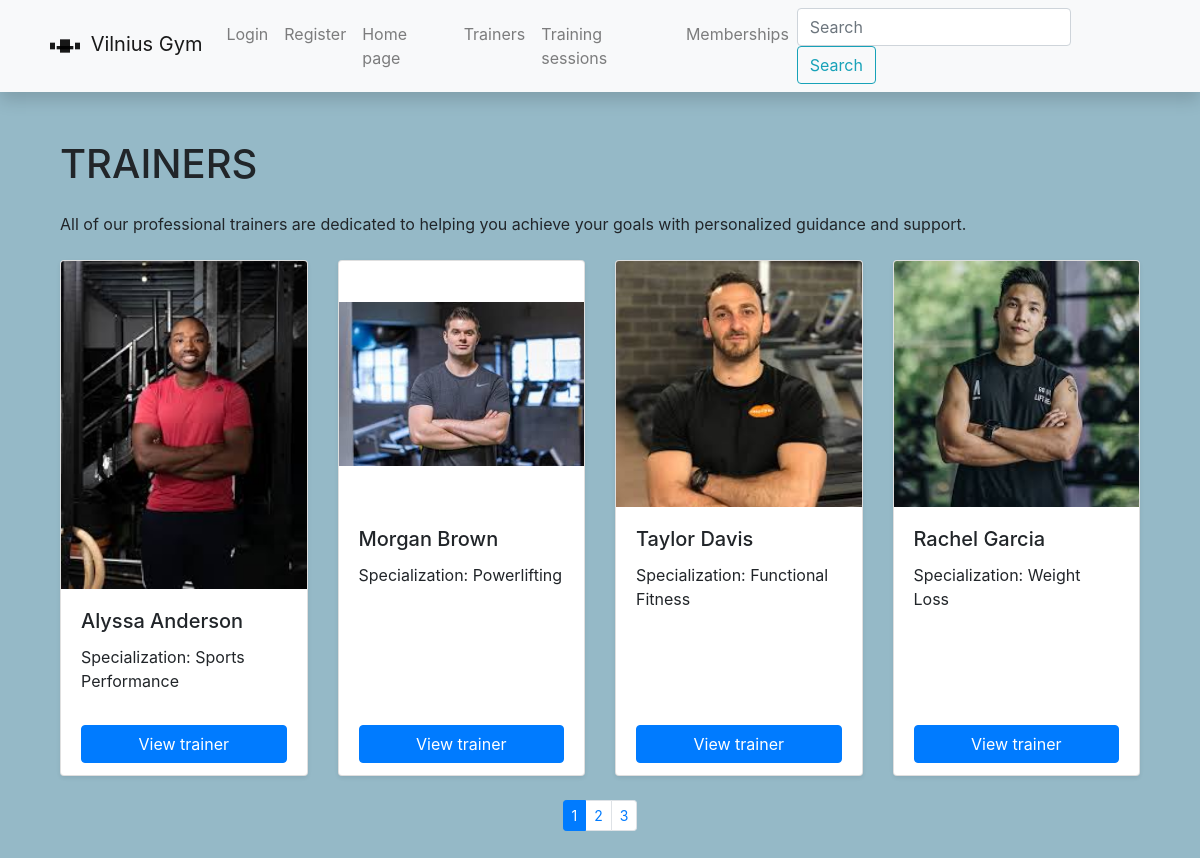
Page /gym/trainers/ on the committed database.
### gym/models.py (models this page shows, shortened)
class Trainer(models.Model):
    first_name = models.CharField('Name', max_length=50, help_text='Enter your name')
    last_name = models.CharField('Surname', max_length=50, help_text='Enter your surname')
    email = models.CharField('Email', max_length=50, help_text="Enter email adress")
    specialization = models.CharField('Specialization', max_length=100, default='Specialization....')
    professional_history = HTMLField()
    cover = models.ImageField(upload_to='covers/trainer_covers', blank=True, null=True)
    class Meta:
        ordering = ('last_name', 'first_name')

### gym/views.py (the view)
# urls.py: path('trainers/', views.get_trainers, name='trainers-all'),
def get_trainers(request):
    trainers = Trainer.objects.all()
    paginator = Paginator(trainers, 4)
    page_number = request.GET.get('page')
    paged_trainers = paginator.get_page(page_number)
    context = {'trainers': paged_trainers}
    return render(request, 'trainers.html', context=context)

### gym/templates/trainers.html
{% extends 'base.html' %}
{% load static %}
{% block content %}
<div class="container my-5">
  <h1 class="mb-4">TRAINERS</h1>
  <p class="mb-4">All of our professional trainers are dedicated to helping you achieve your goals with personalized guidance and support.</p>
  <div class="row">
    {% for trainer_obj in trainers %}
    <div class="col-sm-6 col-md-4 col-lg-3 mb-4">
      <div class="card h-100 shadow-sm rounded">
        {% if trainer_obj.cover %}
          <img src="{{ trainer_obj.cover.url }}" class="card-img-top img-fluid" alt="{{ trainer_obj.first_name }} {{ trainer_obj.last_name }}">
        {% else %}
          <img src="{% static 'img/no-image.png' %}" class="card-img-top img-fluid" alt="No image available">
        {% endif %}
        <div class="card-body">
          <h5 class="card-title">
            <a>
              {{ trainer_obj.first_name }} {{ trainer_obj.last_name }}
            </a>
          </h5>
          <p class="card-text">Specialization: {{ trainer_obj.specialization }}</p>
        </div>
            <div class="card-footer bg-transparent border-top-0">
            <a href="{% url 'trainer-one' trainer_obj.id %}" class="btn btn-primary btn-block">View trainer</a>
          </div>
      </div>
    </div>
    {% endfor %}
  </div>
  {% if trainers.has_other_pages %}
  <nav aria-label="Page navigation">
    <ul class="pagination justify-content-center pagination-sm">
      {% for nr in trainers.paginator.page_range %}
        {% if trainers.number == nr %}
          <li class="page-item active">
            <a class="page-link">{{ nr }}</a>
          </li>
        {% else %}
          <li class="page-item">
            <a class="page-link" href="?page={{ nr }}">{{ nr }}</a>
          </li>
        {% endif %}
      {% endfor %}
    </ul>
  </nav>
  {% endif %}
</div>
{% endblock %}

### gym/static/css/styles.css (style rules this page uses)
body { background-color: #95B9C7; }
.card { min-height: 300px; width: 100%; }
.card-body { height: 75%; }
.card img { height: 100%; object-fit: contain; }

### rows in the picture
Trainer: cover (picture), first_name "Alyssa", last_name "Anderson", specialization "Sports Performance"
Trainer: cover (picture), first_name "Morgan", last_name "Brown", specialization "Powerlifting"
Trainer: cover (picture), first_name "Taylor", last_name "Davis", specialization "Functional Fitness"
Trainer: cover (picture), first_name "Rachel", last_name "Garcia", specialization "Weight Loss"

### other values in the picture
{{ nr }} "1"
{{ nr }} "2" "3"
